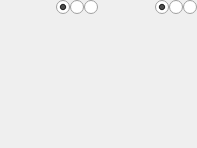
<?xml version="1.0" encoding="UTF-8"?>
<ui version="4.0">
 <class>ProgramList</class>
 <widget class="QWidget" name="ProgramList">
  <property name="geometry">
   <rect>
    <x>0</x>
    <y>0</y>
    <width>197</width>
    <height>148</height>
   </rect>
  </property>
  <property name="windowTitle">
   <string notr="true">Form</string>
  </property>
  <layout class="QVBoxLayout" name="verticalLayout_3">
   <property name="spacing">
    <number>0</number>
   </property>
   <property name="margin">
    <number>0</number>
   </property>
   <item>
    <widget class="QSplitter" name="splitter">
     <property name="orientation">
      <enum>Qt::Horizontal</enum>
     </property>
     <property name="handleWidth">
      <number>1</number>
     </property>
     <property name="childrenCollapsible">
      <bool>true</bool>
     </property>
     <widget class="QWidget" name="layoutWidget">
      <layout class="QVBoxLayout" name="verticalLayout">
       <property name="spacing">
        <number>0</number>
       </property>
       <item>
        <layout class="QHBoxLayout" name="horizontalLayout_2">
         <property name="spacing">
          <number>0</number>
         </property>
         <item>
          <spacer name="horizontalSpacer_2">
           <property name="orientation">
            <enum>Qt::Horizontal</enum>
           </property>
           <property name="sizeHint" stdset="0">
            <size>
             <width>0</width>
             <height>0</height>
            </size>
           </property>
          </spacer>
         </item>
         <item>
          <widget class="QRadioButton" name="grpAutosaveOn">
           <property name="toolTip">
            <string>Autosave changes</string>
           </property>
           <property name="text">
            <string/>
           </property>
           <property name="checked">
            <bool>true</bool>
           </property>
          </widget>
         </item>
         <item>
          <widget class="QRadioButton" name="grpAutosaveAsk">
           <property name="toolTip">
            <string>Prompt</string>
           </property>
           <property name="text">
            <string/>
           </property>
          </widget>
         </item>
         <item>
          <widget class="QRadioButton" name="grpAutosaveOff">
           <property name="toolTip">
            <string>Discard unsaved changes</string>
           </property>
           <property name="text">
            <string/>
           </property>
          </widget>
         </item>
        </layout>
       </item>
       <item>
        <widget class="GroupListView" name="listGrps" native="true">
         <property name="sizePolicy">
          <sizepolicy hsizetype="Expanding" vsizetype="Expanding">
           <horstretch>0</horstretch>
           <verstretch>0</verstretch>
          </sizepolicy>
         </property>
         <property name="acceptDrops">
          <bool>true</bool>
         </property>
        </widget>
       </item>
      </layout>
     </widget>
     <widget class="QWidget" name="layoutWidget">
      <layout class="QVBoxLayout" name="verticalLayout_2">
       <property name="spacing">
        <number>0</number>
       </property>
       <item>
        <layout class="QHBoxLayout" name="horizontalLayout">
         <property name="spacing">
          <number>0</number>
         </property>
         <item>
          <spacer name="horizontalSpacer">
           <property name="orientation">
            <enum>Qt::Horizontal</enum>
           </property>
           <property name="sizeHint" stdset="0">
            <size>
             <width>0</width>
             <height>0</height>
            </size>
           </property>
          </spacer>
         </item>
         <item>
          <widget class="QRadioButton" name="progAutosaveOn">
           <property name="toolTip">
            <string>Autosave changes</string>
           </property>
           <property name="text">
            <string/>
           </property>
           <property name="checked">
            <bool>true</bool>
           </property>
          </widget>
         </item>
         <item>
          <widget class="QRadioButton" name="progAutosaveAsk">
           <property name="toolTip">
            <string>Prompt</string>
           </property>
           <property name="text">
            <string/>
           </property>
          </widget>
         </item>
         <item>
          <widget class="QRadioButton" name="progAutosaveOff">
           <property name="toolTip">
            <string>Discard unsaved changes</string>
           </property>
           <property name="text">
            <string/>
           </property>
          </widget>
         </item>
        </layout>
       </item>
       <item>
        <widget class="ProgListView" name="listProgs" native="true">
         <property name="sizePolicy">
          <sizepolicy hsizetype="Expanding" vsizetype="Expanding">
           <horstretch>0</horstretch>
           <verstretch>0</verstretch>
          </sizepolicy>
         </property>
        </widget>
       </item>
      </layout>
     </widget>
    </widget>
   </item>
  </layout>
 </widget>
 <customwidgets>
  <customwidget>
   <class>GroupListView</class>
   <extends>QWidget</extends>
   <header>views/grouplistview.h</header>
   <container>1</container>
  </customwidget>
  <customwidget>
   <class>ProgListView</class>
   <extends>QWidget</extends>
   <header>views/proglistview.h</header>
   <container>1</container>
  </customwidget>
 </customwidgets>
 <resources/>
 <connections/>
</ui>
